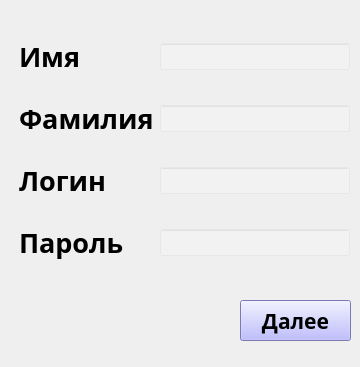
<?xml version="1.0" encoding="UTF-8"?>
<ui version="4.0">
 <class>Form</class>
 <widget class="QWidget" name="Form">
  <property name="geometry">
   <rect>
    <x>0</x>
    <y>0</y>
    <width>360</width>
    <height>367</height>
   </rect>
  </property>
  <property name="windowTitle">
   <string>Авторизация</string>
  </property>
  <widget class="QWidget" name="gridLayoutWidget">
   <property name="geometry">
    <rect>
     <x>19</x>
     <y>19</y>
     <width>331</width>
     <height>263</height>
    </rect>
   </property>
   <layout class="QGridLayout" name="gridLayout">
    <item row="2" column="1">
     <widget class="QLineEdit" name="lineEdit_log">
      <property name="font">
       <font>
        <pointsize>12</pointsize>
       </font>
      </property>
      <property name="styleSheet">
       <string notr="true">background-color: rgba(255, 255, 255, 40);</string>
      </property>
     </widget>
    </item>
    <item row="3" column="0">
     <widget class="QLabel" name="label_pas">
      <property name="font">
       <font>
        <family>Gabriola</family>
        <pointsize>20</pointsize>
        <weight>75</weight>
        <bold>true</bold>
       </font>
      </property>
      <property name="text">
       <string>Пароль</string>
      </property>
     </widget>
    </item>
    <item row="1" column="0">
     <widget class="QLabel" name="label_sname">
      <property name="font">
       <font>
        <family>Gabriola</family>
        <pointsize>20</pointsize>
        <weight>75</weight>
        <bold>true</bold>
       </font>
      </property>
      <property name="text">
       <string>Фамилия</string>
      </property>
     </widget>
    </item>
    <item row="3" column="1">
     <widget class="QLineEdit" name="lineEdit_pas">
      <property name="font">
       <font>
        <pointsize>12</pointsize>
       </font>
      </property>
      <property name="styleSheet">
       <string notr="true">background-color: rgba(255, 255, 255, 40);</string>
      </property>
     </widget>
    </item>
    <item row="2" column="0">
     <widget class="QLabel" name="label_log">
      <property name="font">
       <font>
        <family>Gabriola</family>
        <pointsize>20</pointsize>
        <weight>75</weight>
        <bold>true</bold>
       </font>
      </property>
      <property name="text">
       <string>Логин</string>
      </property>
     </widget>
    </item>
    <item row="0" column="0">
     <widget class="QLabel" name="label_name">
      <property name="font">
       <font>
        <family>Gabriola</family>
        <pointsize>20</pointsize>
        <weight>75</weight>
        <bold>true</bold>
       </font>
      </property>
      <property name="text">
       <string>Имя</string>
      </property>
     </widget>
    </item>
    <item row="0" column="1">
     <widget class="QLineEdit" name="lineEdit_name">
      <property name="font">
       <font>
        <pointsize>12</pointsize>
       </font>
      </property>
      <property name="styleSheet">
       <string notr="true">background-color: rgba(255, 255, 255, 40);</string>
      </property>
     </widget>
    </item>
    <item row="1" column="1">
     <widget class="QLineEdit" name="lineEdit_sname">
      <property name="font">
       <font>
        <pointsize>12</pointsize>
       </font>
      </property>
      <property name="styleSheet">
       <string notr="true">background-color: rgba(255, 255, 255, 40);</string>
      </property>
     </widget>
    </item>
   </layout>
  </widget>
  <widget class="QPushButton" name="next">
   <property name="geometry">
    <rect>
     <x>240</x>
     <y>300</y>
     <width>111</width>
     <height>41</height>
    </rect>
   </property>
   <property name="font">
    <font>
     <family>Gabriola</family>
     <pointsize>16</pointsize>
     <weight>75</weight>
     <bold>true</bold>
    </font>
   </property>
   <property name="styleSheet">
    <string notr="true">background-color: rgb(170, 170, 255);</string>
   </property>
   <property name="text">
    <string>Далее</string>
   </property>
  </widget>
  <widget class="QLabel" name="label_3">
   <property name="geometry">
    <rect>
     <x>-430</x>
     <y>0</y>
     <width>941</width>
     <height>381</height>
    </rect>
   </property>
   <property name="text">
    <string/>
   </property>
   <property name="pixmap">
    <pixmap>1653656807_23-celes-club-p-fon-raznotsvetnie-klyaksi-krasivie-24.jpg</pixmap>
   </property>
  </widget>
  <zorder>label_3</zorder>
  <zorder>gridLayoutWidget</zorder>
  <zorder>next</zorder>
 </widget>
 <resources/>
 <connections/>
</ui>
